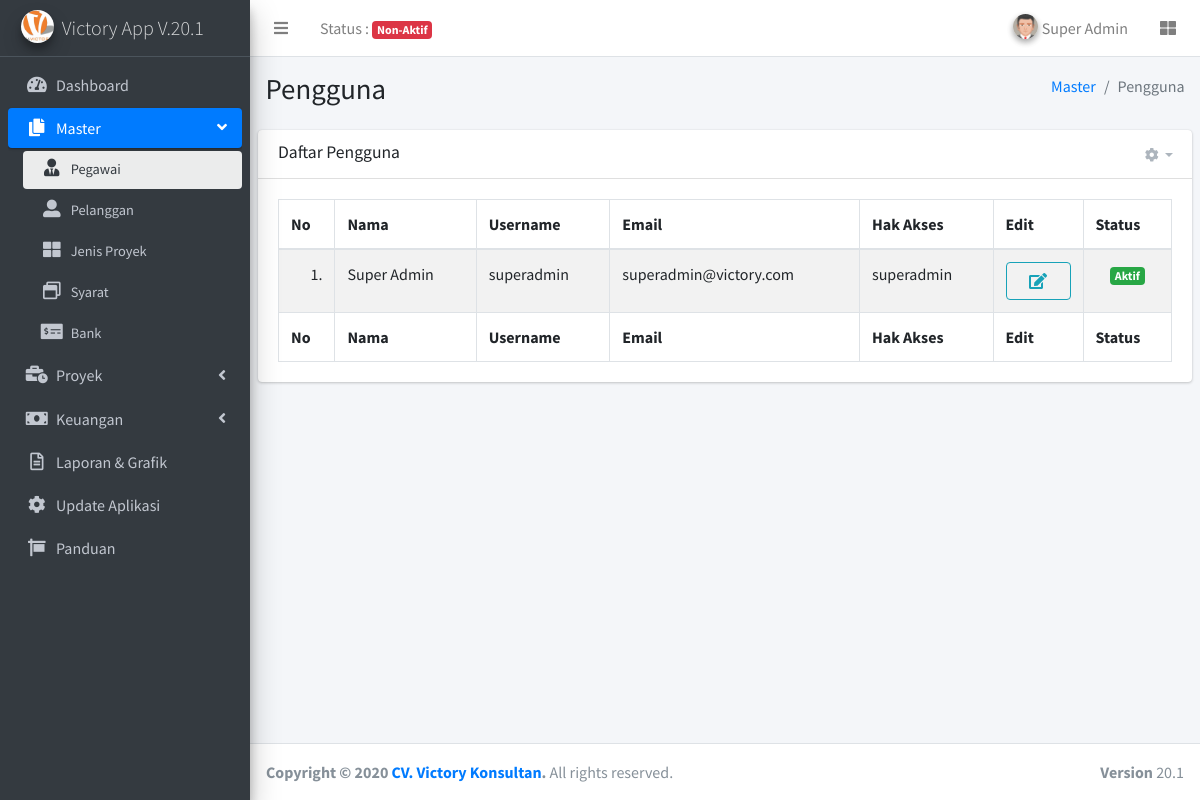
The app's page /pengguna (signed in) with its own data.
### tables this page shows
CREATE TABLE `sim_pengguna` (
  `ID` int(10) unsigned NOT NULL AUTO_INCREMENT,
  `USERNAME` varchar(50) NOT NULL,
  `PASSWORD` varchar(100) NOT NULL,
  `EMAIL` varchar(50) NOT NULL,
  `NAMA_LENGKAP` varchar(100) NOT NULL,
  `KODE_PEGAWAI` varchar(50) NOT NULL,
  `ALAMAT` varchar(500) NOT NULL,
  `JK` varchar(1) NOT NULL,
  `HAK_AKSES` varchar(10) NOT NULL,
  `STATUS` tinyint(1) NOT NULL,
  PRIMARY KEY (`ID`)
);

### adminpage/pages/simpengguna.php (the view, shortened to what this page needs)
<?php
	require 'adminpage/pages/simheader.php';
?>
  <div class="content-wrapper">
    <section class="content-header">
      <div class="container-fluid">
        <div class="row mb-2">
          <div class="col-sm-6">
            <h1>Pengguna</h1>
          </div>
          <div class="col-sm-6">
            <ol class="breadcrumb float-sm-right">
              <li class="breadcrumb-item"><a href="#">Master</a></li>
              <li class="breadcrumb-item active">Pengguna</li>
            </ol>
          </div>
        </div>
      </div>
    </section>
    <section class="content">
      <div class="row">
        <div class="col-12">
          <div class="card">
            <div class="card-header">
              <h3 class="card-title">Daftar Pengguna</h3>
			  <div class="card-tools">
                  <div class="btn-group">
                    <button type="button" class="btn btn-tool dropdown-toggle" data-toggle="dropdown">
                      <i class="fas fa-cog"></i>
                    </button>
                  </div>
						</div>
            </div>
            <div class="card-body">
              <table id="tabelpengguna" class="table table-striped table-bordered display responsive wrap" style="width:100%">
                <thead>
                <tr>
                  <th>No</th>
                  <th>Nama</th>
                  <th>Username</th>
				  <th>Email</th>
				  <th>Hak Akses</th>
                  <th>Edit</th>
                  <th>Status</th>
                </tr>
                </thead>
                <tbody>
					<?php
					$no=1;
					while($row = $stmt->fetch(PDO::FETCH_ASSOC)) {
					?>
						<tr data-sim="<?=$row['ID']?>">
						  <td class="text-right"><?=$no.'.'?></td>
						  <td><?=$row['NAMA_LENGKAP']?></td>
						  <td><?=$row['USERNAME']?></td>
						  <td><?=$row['EMAIL']?></td>
						  <td><?=$row['HAK_AKSES']?></td>
						  <td><button type="button" class="btn btn-block btn-outline-info editpengguna" data-sim="<?=$row['ID']?>"><i class="fa fa-fw fa-edit"></i></button></td>
						  <td class="text-center"><?=$row['STATUS']==1 ? '<span class="badge bg-success">Aktif</span>' : '<span class="badge bg-danger">Non-aktif</span>' ?></td>
						</tr>
					<?php
					$no++;
					}
					?>
                </tbody>
                <tfoot>
                <tr>
                  <th>No</th>
                  <th>Nama</th>
                  <th>Username</th>
				  <th>Email</th>
				  <th>Hak Akses</th>
                  <th>Edit</th>
                  <th>Status</th>
                </tr>
                </tfoot>
              </table>
            </div>
          </div>
        </div>
      </div>
    </section>
  </div>
<?php
	require 'adminpage/pages/simfooter.php';
?>

### records on screen
sim_pengguna: NAMA_LENGKAP "Super Admin", USERNAME "superadmin", EMAIL "superadmin@victory.com", HAK_AKSES "superadmin", STATUS "Aktif"

### other values on screen
$_SESSION['userInfo']['NAMA_LENGKAP'] "Super Admin"
